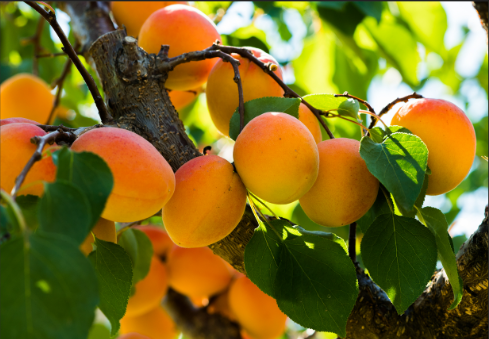
#> input picture exercise2_4/Fruit.png, 489 x 339 px
$ python myKmeans.py
#> lines starting #> are read from the running program, lines starting #| are printed output that depends on the picture
import numpy as np
import matplotlib.pyplot as plt
from skimage import io
from skimage.transform import resize


# Randomly select initial centroids from the dataset.
def initialize_centroids(X, K):
    random_indices = np.random.choice(X.shape[0], K, replace=False)
    centroids = X[random_indices, :]
    return centroids


# Finds the closest centroid for each sample
def find_closest_centroids(X, centroids):
    m = X.shape[0]
    K = centroids.shape[0]
    idx = np.zeros(m, dtype=int)
    for i in range(m):
        distances = np.linalg.norm(X[i] - centroids, axis=1)
        idx[i] = np.argmin(distances)
    return idx


# Compute the mean of samples assigned to each centroid
def compute_centroids(X, idx, K):
    n = X.shape[1]
    centroids = np.zeros((K, n))
    for k in range(K):
        points = X[idx == k]
        if len(points) > 0:
            centroids[k] = np.mean(points, axis=0)
    return centroids


# K-means algorithm for a specified number of iterations
def run_kmeans(X, initial_centroids, max_iters):
    K = initial_centroids.shape[0]
    centroids = initial_centroids
    for i in range(max_iters):
        idx = find_closest_centroids(X, centroids)
        centroids = compute_centroids(X, idx, K)
    return centroids, idx


# Initialize centroids randomly
def kmeans_init_centroids(X, K):
    return initialize_centroids(X, K)


# Load the image
image = io.imread('Fruit.png')
#> image is the input picture: shape (339, 489, 4); mean R, G, B, A 125, 108.6, 33.4, 255
# image = resize(image, (256, 256))  # Resize for faster processing, if needed

# Size of the image
img_size = image.shape
#> img_size = (339, 489, 4)

# Normalize image values in the range 0 - 1
image = image / 255.0

# Reshape the image to be a Nx3 matrix (N = num of pixels)
X = image[:, :, :3].reshape(img_size[0] * img_size[1], 3)

# Perform K-means clustering
K = 16
max_iters = 10

# Initialize the centroids randomly
initial_centroids = kmeans_init_centroids(X, K)
#> in initialize_centroids, `centroids = X[random_indices, :]`: centroids = 16 rows, first 8: [0.925, 0.965, 0.973], [0.0745, 0.0706, 0.0353], [0.325, 0.42, 0], [0.49, 0.737, 0.49], [0.247, 0.259, 0.243], [0.18, 0.11, 0.0275], [0.992, 0.42, 0.345], [0.467, 0.71, 0.31]
#> initial_centroids has the same summary as centroids in initialize_centroids

# Run K-Means
centroids, idx = run_kmeans(X, initial_centroids, max_iters)
#> centroids = 16 rows, first 8: [0.897, 0.942, 0.943], [0.105, 0.204, 0.0128], [0.357, 0.468, 0.0272], [0.808, 0.824, 0.607], [0.233, 0.25, 0.166], [0.361, 0.256, 0.016], [0.882, 0.488, 0.323], [0.551, 0.695, 0.024]

# K-Means Image Compression
print('\nApplying K-Means to compress an image.\n')

# Find closest cluster members
idx = find_closest_centroids(X, centroids)

# Recover the image from the indices
X_recovered = centroids[idx]

# Reshape the recovered image into proper dimensions
X_recovered = X_recovered.reshape(img_size[0], img_size[1], 3)
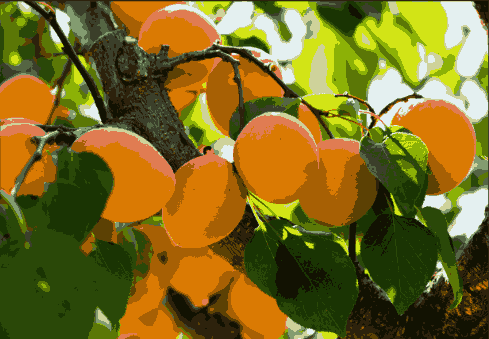
#> X_recovered: shape (339, 489, 3) float64; mean of channels 0, 1, 2 0.488, 0.424, 0.13; drawn as R, G, B

# Display the original image
plt.subplot(1, 2, 1)
plt.imshow(image)
plt.title('Original')

# Display compressed image side by side
plt.subplot(1, 2, 2)
plt.imshow(X_recovered)
plt.title(f'Compressed, with {K} colors.')

plt.show()
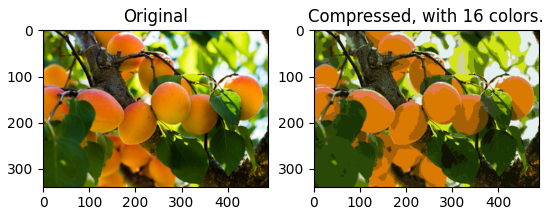
#> figure drawn by matplotlib, 2 panels
